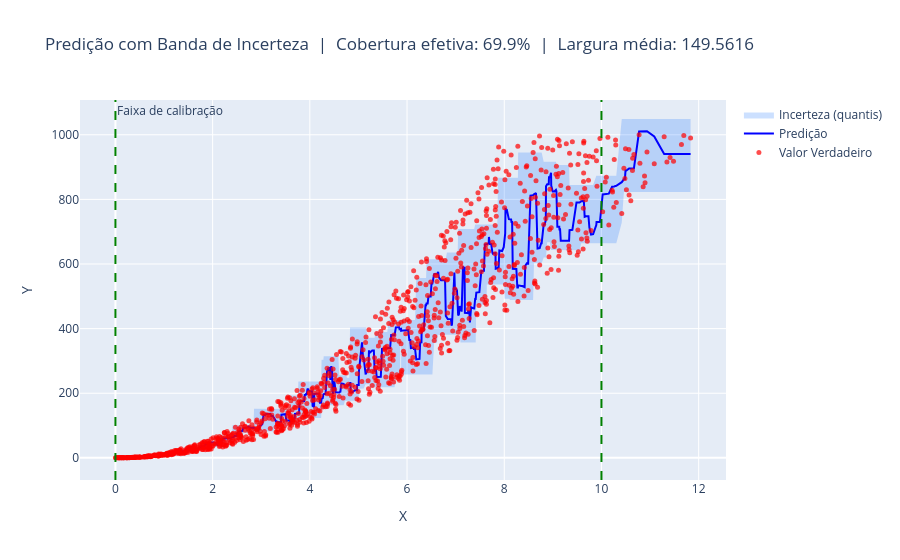
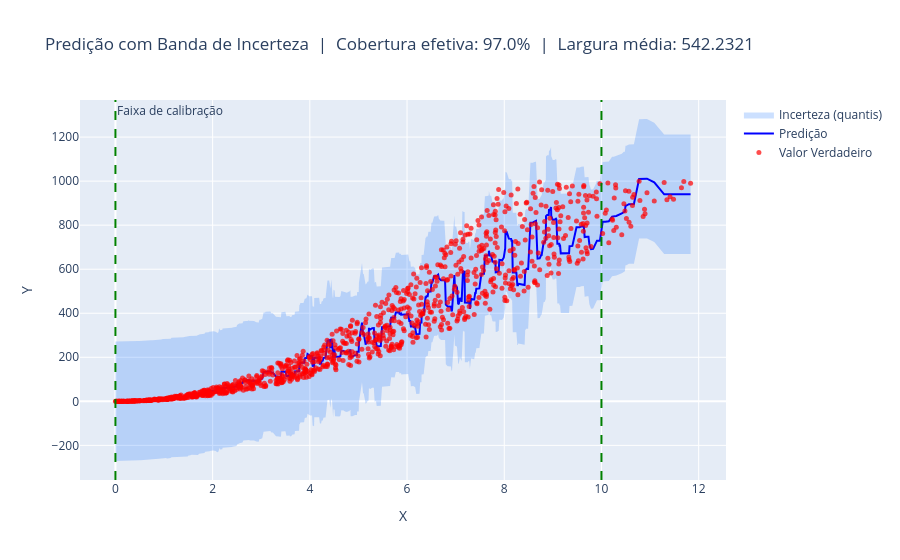
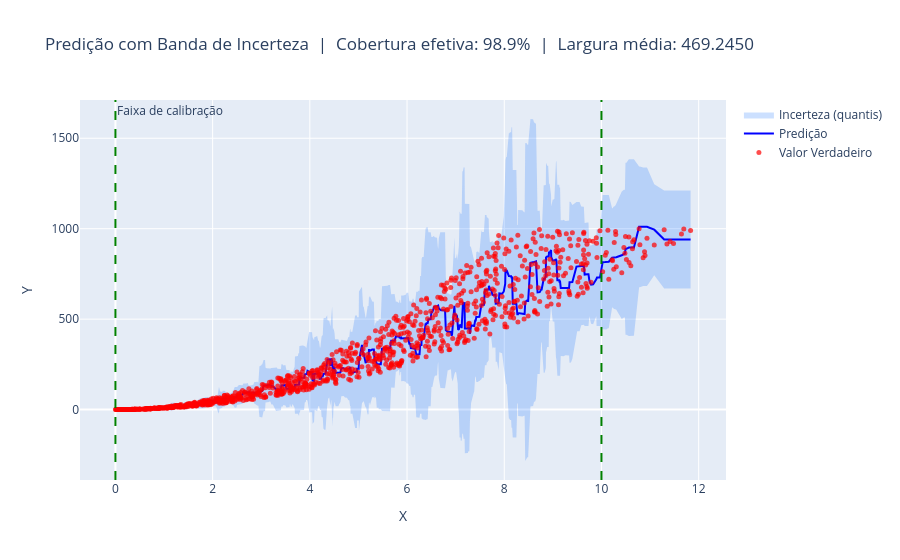
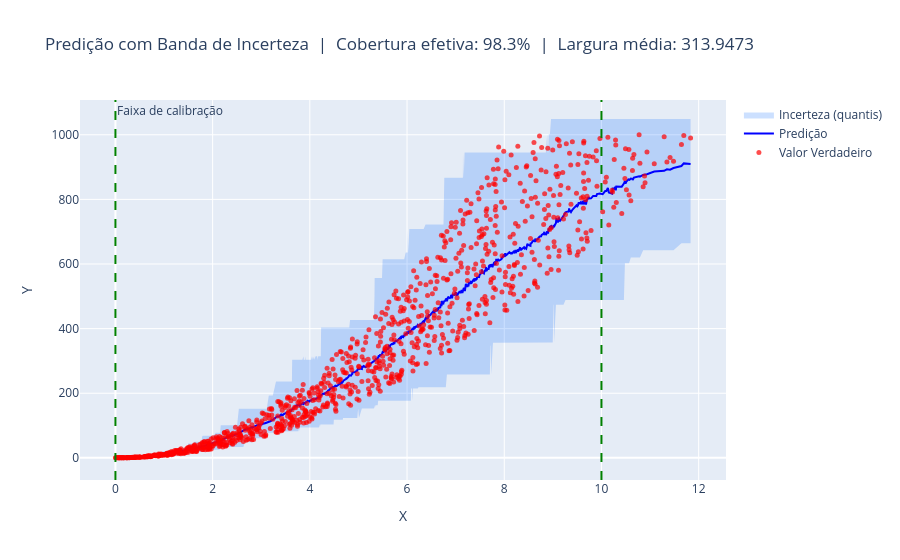

Source (notebook cell) for these figures, in order:
### Code cell
for name_model in uncertainty_dict.keys():
    for name in uncertainty_dict[name_model].y_pred.keys():
        print(f'Gráfico do modelo {name_model} com {name}:')
        uncertainty_dict[name_model].graph_with_uncertainty(name, plot_true=True, plot_measured=False)

### Figure 1 — Plotly figure (JSON) as saved in the notebook; plotly's stock layout.template omitted (floating-point values rounded to 4 significant figures; data arrays with more than 128 entries replaced by an {"elided": "..."} marker saying what was removed)
{"data": [{"fill": "toself", "fillcolor": "rgba(0, 100, 255, 0.2)", "line": {"color": "rgba(255,255,255,0)"}, "name": "Incerteza (quantis)", "type": "scatter", "x": {"elided": "2000 float values"}, "y": {"elided": "2000 float values"}}, {"line": {"color": "blue"}, "mode": "lines", "name": "Predição", "type": "scatter", "x": {"elided": "1000 float values"}, "y": {"elided": "1000 float values"}}, {"marker": {"color": "red", "opacity": 0.7, "size": 5}, "mode": "markers", "name": "Valor Verdadeiro", "type": "scatter", "x": {"elided": "1000 float values"}, "y": {"elided": "1000 float values"}}], "layout": {"annotations": [{"showarrow": false, "text": "Faixa de calibração", "x": 0, "xanchor": "left", "xref": "x", "y": 1, "yanchor": "top", "yref": "y domain"}], "shapes": [{"line": {"color": "green", "dash": "dash"}, "type": "line", "x0": 0, "x1": 0, "xref": "x", "y0": 0, "y1": 1, "yref": "y domain"}, {"line": {"color": "green", "dash": "dash"}, "type": "line", "x0": 10, "x1": 10, "xref": "x", "y0": 0, "y1": 1, "yref": "y domain"}], "title": {"text": "Predição com Banda de Incerteza  |  Cobertura efetiva: 69.9%  |  Largura média: 149.5616"}, "xaxis": {"title": {"text": "X"}}, "yaxis": {"title": {"text": "Y"}}}}

### Figure 2 — Plotly figure (JSON) as saved in the notebook; plotly's stock layout.template omitted (floating-point values rounded to 4 significant figures; data arrays with more than 128 entries replaced by an {"elided": "..."} marker saying what was removed)
{"data": [{"fill": "toself", "fillcolor": "rgba(0, 100, 255, 0.2)", "line": {"color": "rgba(255,255,255,0)"}, "name": "Incerteza (quantis)", "type": "scatter", "x": {"elided": "2000 float values"}, "y": {"elided": "2000 float values"}}, {"line": {"color": "blue"}, "mode": "lines", "name": "Predição", "type": "scatter", "x": {"elided": "1000 float values"}, "y": {"elided": "1000 float values"}}, {"marker": {"color": "red", "opacity": 0.7, "size": 5}, "mode": "markers", "name": "Valor Verdadeiro", "type": "scatter", "x": {"elided": "1000 float values"}, "y": {"elided": "1000 float values"}}], "layout": {"annotations": [{"showarrow": false, "text": "Faixa de calibração", "x": 0, "xanchor": "left", "xref": "x", "y": 1, "yanchor": "top", "yref": "y domain"}], "shapes": [{"line": {"color": "green", "dash": "dash"}, "type": "line", "x0": 0, "x1": 0, "xref": "x", "y0": 0, "y1": 1, "yref": "y domain"}, {"line": {"color": "green", "dash": "dash"}, "type": "line", "x0": 10, "x1": 10, "xref": "x", "y0": 0, "y1": 1, "yref": "y domain"}], "title": {"text": "Predição com Banda de Incerteza  |  Cobertura efetiva: 97.0%  |  Largura média: 542.2321"}, "xaxis": {"title": {"text": "X"}}, "yaxis": {"title": {"text": "Y"}}}}

### Figure 3 — Plotly figure (JSON) as saved in the notebook; plotly's stock layout.template omitted (floating-point values rounded to 4 significant figures; data arrays with more than 128 entries replaced by an {"elided": "..."} marker saying what was removed)
{"data": [{"fill": "toself", "fillcolor": "rgba(0, 100, 255, 0.2)", "line": {"color": "rgba(255,255,255,0)"}, "name": "Incerteza (quantis)", "type": "scatter", "x": {"elided": "2000 float values"}, "y": {"elided": "2000 float values"}}, {"line": {"color": "blue"}, "mode": "lines", "name": "Predição", "type": "scatter", "x": {"elided": "1000 float values"}, "y": {"elided": "1000 float values"}}, {"marker": {"color": "red", "opacity": 0.7, "size": 5}, "mode": "markers", "name": "Valor Verdadeiro", "type": "scatter", "x": {"elided": "1000 float values"}, "y": {"elided": "1000 float values"}}], "layout": {"annotations": [{"showarrow": false, "text": "Faixa de calibração", "x": 0, "xanchor": "left", "xref": "x", "y": 1, "yanchor": "top", "yref": "y domain"}], "shapes": [{"line": {"color": "green", "dash": "dash"}, "type": "line", "x0": 0, "x1": 0, "xref": "x", "y0": 0, "y1": 1, "yref": "y domain"}, {"line": {"color": "green", "dash": "dash"}, "type": "line", "x0": 10, "x1": 10, "xref": "x", "y0": 0, "y1": 1, "yref": "y domain"}], "title": {"text": "Predição com Banda de Incerteza  |  Cobertura efetiva: 98.9%  |  Largura média: 469.2450"}, "xaxis": {"title": {"text": "X"}}, "yaxis": {"title": {"text": "Y"}}}}

### Figure 4 — Plotly figure (JSON) as saved in the notebook; plotly's stock layout.template omitted (floating-point values rounded to 4 significant figures; data arrays with more than 128 entries replaced by an {"elided": "..."} marker saying what was removed)
{"data": [{"fill": "toself", "fillcolor": "rgba(0, 100, 255, 0.2)", "line": {"color": "rgba(255,255,255,0)"}, "name": "Incerteza (quantis)", "type": "scatter", "x": {"elided": "2000 float values"}, "y": {"elided": "2000 float values"}}, {"line": {"color": "blue"}, "mode": "lines", "name": "Predição", "type": "scatter", "x": {"elided": "1000 float values"}, "y": {"elided": "1000 float values"}}, {"marker": {"color": "red", "opacity": 0.7, "size": 5}, "mode": "markers", "name": "Valor Verdadeiro", "type": "scatter", "x": {"elided": "1000 float values"}, "y": {"elided": "1000 float values"}}], "layout": {"annotations": [{"showarrow": false, "text": "Faixa de calibração", "x": 0, "xanchor": "left", "xref": "x", "y": 1, "yanchor": "top", "yref": "y domain"}], "shapes": [{"line": {"color": "green", "dash": "dash"}, "type": "line", "x0": 0, "x1": 0, "xref": "x", "y0": 0, "y1": 1, "yref": "y domain"}, {"line": {"color": "green", "dash": "dash"}, "type": "line", "x0": 10, "x1": 10, "xref": "x", "y0": 0, "y1": 1, "yref": "y domain"}], "title": {"text": "Predição com Banda de Incerteza  |  Cobertura efetiva: 98.3%  |  Largura média: 313.9473"}, "xaxis": {"title": {"text": "X"}}, "yaxis": {"title": {"text": "Y"}}}}
